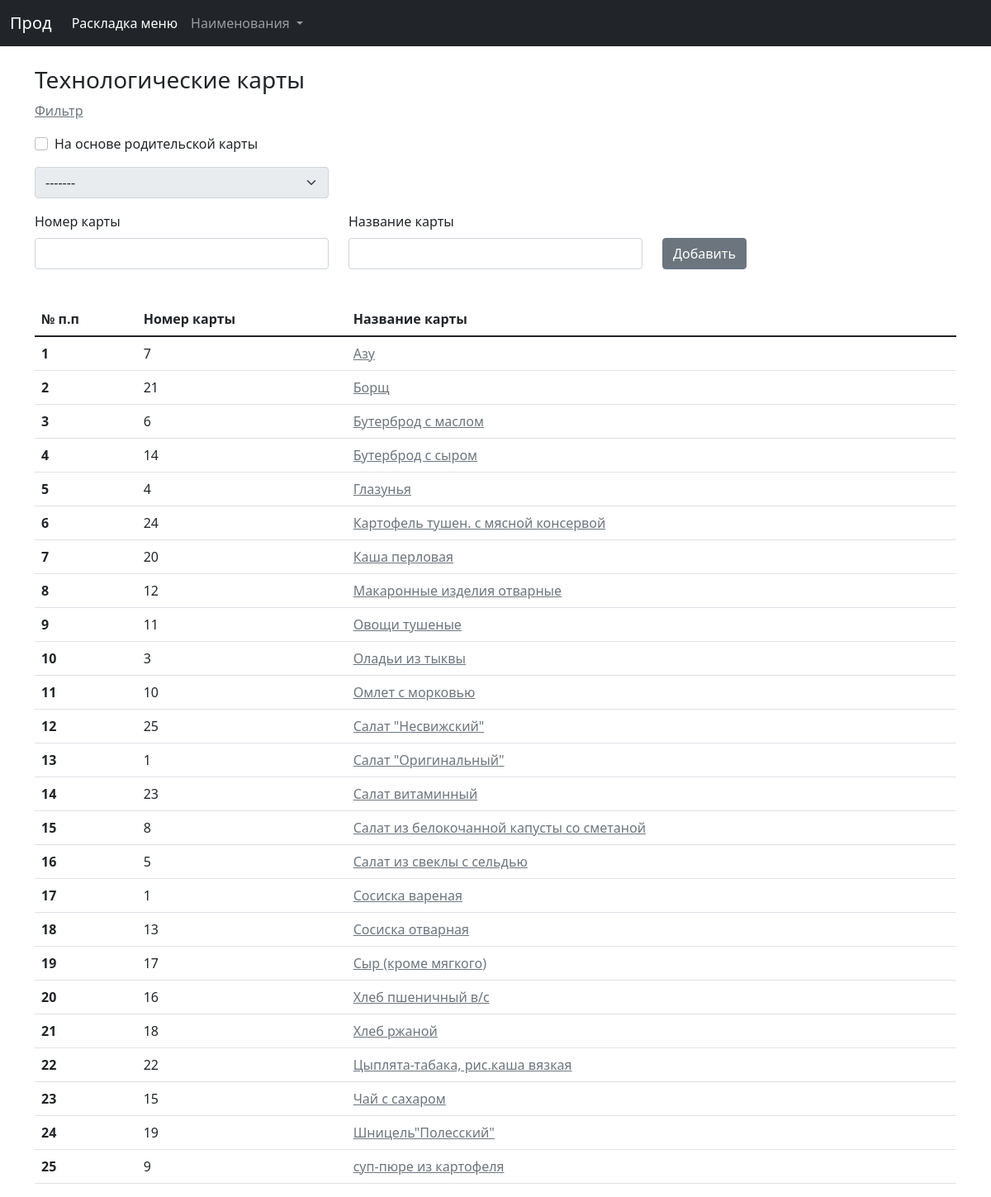
The page /menu/maps on the database its author committed.
### menu/models.py (models this page shows, shortened)
class Map(models.Model):
    map_number = models.CharField(verbose_name="Номер технологической карты", max_length=100)
    map_name = models.CharField(verbose_name="Название технологической карты", max_length=255)
    description = models.TextField(verbose_name="Описание технологического процесса", blank=True, null=True)
    products = models.ManyToManyField(Product, verbose_name="Продукты", through='ProductsInMap')
    def __str__(self):
        return 'Карта № {0} - {1}'.format(self.map_number, self.map_name)
    class Meta:
        ordering = ('map_name',)
        verbose_name = 'Технологическая карта'
        verbose_name_plural = 'Технологические карты'

### menu/views.py (the view)
# urls.py: path('maps', views.maps, name='maps'),
def maps(request):
    f = MapFilter(request.GET, queryset=Map.objects.all())
    maps_list = f.qs
    return render(request, 'menu/map/maps_list.html', {
        'maps_list': maps_list,
        'filter': f,
    })

### menu/templates/menu/map/maps_list.html (shortened to what this page needs)
{% extends 'base_prod.html' %}
{% load static %}
{% load widget_tweaks %}
{% block content %}
    <div class="container">
        <br>
        <h3>Технологические карты</h3>
        <p>
            <a class="link-secondary" data-bs-toggle="collapse" href="#maps_filter" role="button"
               aria-expanded="false" aria-controls="collapseExample">
                Фильтр
            </a>
        </p>
        <form id="map_add_form">{% csrf_token %}
            <div class="row">
                <div class="col-lg-4">
                    <div class="mb-3">
                        <div class="form-check">
                            <input class="form-check-input" type="checkbox" value="" id="id_has_parents">
                            <label class="form-check-label">
                                На основе родительской карты
                            </label>
                        </div>
                    </div>
                    <div class="mb-3">
                        <select class="form-select" id="id_map_parent_select" disabled>
                            <option value="" selected>-------</option>
                        </select>
                    </div>
                </div>
            </div>
            <div class="row d-flex align-items-end">
                <div class="col-lg-4">
                    <div class="mb-3">
                        <label class="form-label">Номер карты</label>
                        <input type="text" class="form-control" id="id_map_number_" required>
                    </div>
                </div>
                <div class="col-lg-4">
                    <div class="mb-3">
                        <label class="form-label">Название карты</label>
                        <input type="text" class="form-control" id="id_map_name_" required>
                    </div>
                </div>
                <div class="col-lg-4">
                    <div class="mb-3">
                        <button type="submit" class="btn btn-secondary" id="add_product_form_button">Добавить</button>
                    </div>
                </div>
            </div>
        </form>
        <br>
        <table class="table">
            <thead>
            <tr>
                <th scope="col">№ п.п</th>
                <th scope="col">Номер карты</th>
                <th scope="col">Название карты</th>
            </tr>
            </thead>
            <tbody>
            {% for map in maps_list %}
                <tr>
                    <th scope="row">{{ forloop.counter }}</th>
                    <td>{{ map.map_number }}</td>
                    <td><a href="{% url 'menu:maps-items' map.id %}" class="link-secondary">{{ map.map_name }}</a></td>
                </tr>
            {% endfor %}
            </tbody>
        </table>
    </div>
    </div>
{% endblock %}

### templates/base_prod.html (shortened to what this page needs)
<!doctype html>
<html lang="ru">
<head>
    {% load static %}
    <link href="https://cdn.jsdelivr.net/npm/bootstrap@5.1.3/dist/css/bootstrap.min.css" rel="stylesheet"
>
    <link href="https://cdn.jsdelivr.net/npm/select2@4.1.0-rc.0/dist/css/select2.min.css" rel="stylesheet"/>
</head>
<body>
{% include 'nav.html' %}
<div class="main-div" id="id_main_div">
    {% block content %}{% endblock %}
</body>
</html>

### templates/nav.html (shortened to what this page needs)
<nav class="navbar navbar-expand-lg navbar-dark bg-dark">
    <div class="container-fluid">
        <a class="navbar-brand" href="#">Прод</a>
        <div class="collapse navbar-collapse" id="navbarSupportedContent">
            <ul class="navbar-nav me-auto mb-2 mb-lg-0">
                <li class="nav-item">
                    <a class="nav-link active" aria-current="page" href="{% url 'menu:menu_items' %}">Раскладка меню</a>
                </li>
                <li class="nav-item dropdown">
                    <a class="nav-link dropdown-toggle" href="#" id="navbarDropdown" role="button"
                       data-bs-toggle="dropdown" aria-expanded="false">
                        Наименования
                    </a>
                </li>
            </ul>
        </div>
    </div>
</nav>

### rows shown on the page
Map: map_number "7", map_name "Азу"
Map: map_number "21", map_name "Борщ"
Map: map_number "6", map_name "Бутерброд с маслом"
Map: map_number "14", map_name "Бутерброд с сыром"
Map: map_number "4", map_name "Глазунья"
Map: map_number "24", map_name "Картофель тушен. с мясной консервой"
Map: map_number "20", map_name "Каша перловая"
Map: map_number "12", map_name "Макаронные изделия отварные"
Map: map_number "11", map_name "Овощи тушеные"
Map: map_number "3", map_name "Оладьи из тыквы"
Map: map_number "10", map_name "Омлет с морковью"
Map: map_number "25", map_name "Салат \"Несвижский\""
Map: map_number "1", map_name "Салат \"Оригинальный\""
Map: map_number "23", map_name "Салат витаминный"
Map: map_number "8", map_name "Салат из белокочанной капусты со сметаной"
Map: map_number "5", map_name "Салат из свеклы с сельдью"
Map: map_number "1", map_name "Сосиска вареная"
Map: map_number "13", map_name "Сосиска отварная"
Map: map_number "17", map_name "Сыр (кроме мягкого)"
Map: map_number "16", map_name "Хлеб пшеничный в/с"
Map: map_number "18", map_name "Хлеб ржаной"
Map: map_number "22", map_name "Цыплята-табака, рис.каша вязкая"
Map: map_number "15", map_name "Чай с сахаром"
Map: map_number "19", map_name "Шницель\"Полесский\""
Map: map_number "9", map_name "суп-пюре из картофеля"
